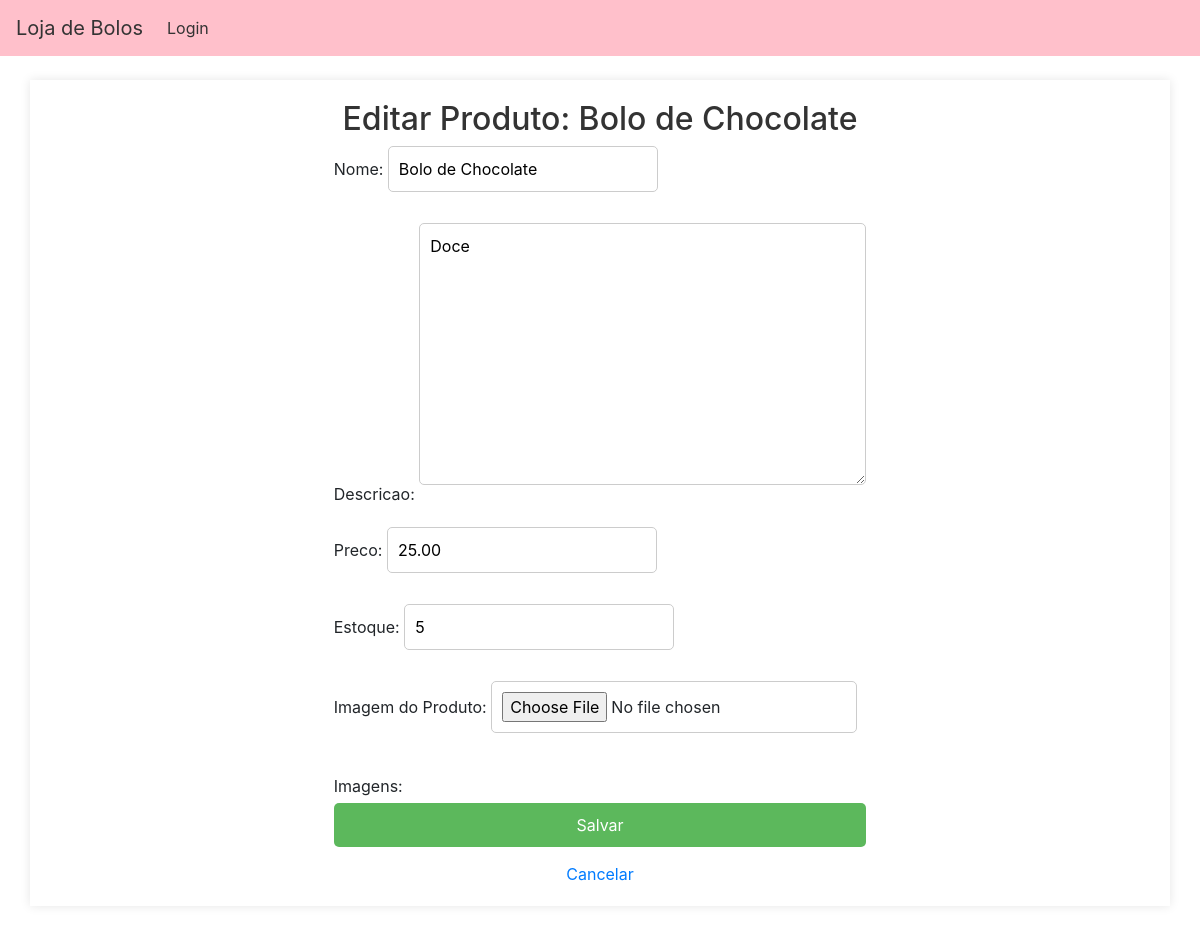
The app's page /produto_editar/7/ with its own data.
### loja/models.py (models this page shows, shortened)
class Produto(models.Model):
    nome = models.CharField(max_length=255)
    preco = models.DecimalField(max_digits=10, decimal_places=2)
    descricao = models.TextField()
    preco = models.DecimalField(max_digits=10, decimal_places=2)
    estoque = models.PositiveIntegerField()
    imagens = models.ManyToManyField('ImagemProduto', related_name='produtos', blank=True)
    exibir_na_home = models.BooleanField(default=True)

### loja/views.py (the view)
# urls.py: path('produto_editar/<int:produto_id>/', views.produto_editar, name='produto_editar'),
def produto_editar(request, produto_id):
    produto = get_object_or_404(Produto, id=produto_id)
    if request.method == 'POST':
        form = ProdutoForm(request.POST, request.FILES, instance=produto)
        if form.is_valid():
            produto = form.save(commit=False)
            if 'imagem' in request.FILES:
                produto.imagem = request.FILES['imagem']
            produto.save()
            return redirect('painel')
    else:
        form = ProdutoForm(instance=produto)
    return render(request, 'loja/produto_editar.html', {'form': form, 'produto': produto})

### loja/forms.py
class ProdutoForm(forms.ModelForm):
    imagem = forms.ImageField(label='Imagem do Produto', required=False)
    class Meta:
        model = Produto
        fields = ['nome', 'descricao', 'preco', 'estoque', 'imagem']

### loja/templates/loja/produto_editar.html (shortened to what this page needs)
{% extends 'loja/base.html' %}
{% block content %}
<h2>Editar Produto: {{ produto.nome }}</h2>
<form method="post" enctype="multipart/form-data">
    {{ form.as_p }}
    <label for="id_imagens">Imagens:</label>
    <button type="submit">Salvar</button>
</form>
<a href="{% url 'painel' %}">Cancelar</a>
{% endblock %}

### static/css/styles.css (style rules this page uses)
body { font-family: Arial, sans-serif; background-color: #f4f4f4; margin: 0; padding: 0; }
h1, h2 { color: #333; }
form { display: flex; flex-direction: column; }
form label { margin: 10px 0 5px; }
form input, form textarea, form button { padding: 10px; margin-bottom: 15px; border: 1px solid #ccc; border-radius: 5px; }
form button { background-color: #5cb85c; color: #fff; border: none; cursor: pointer; }

### records on screen
Produto: nome "Bolo de Chocolate", descricao "Doce", preco "25.00", estoque "5"
